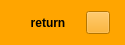
<?xml version="1.0" encoding="UTF-8"?>
<ui version="4.0">
 <class>glitch_object_function_return_arduino</class>
 <widget class="QWidget" name="glitch_object_function_return_arduino">
  <property name="geometry">
   <rect>
    <x>0</x>
    <y>0</y>
    <width>125</width>
    <height>45</height>
   </rect>
  </property>
  <property name="windowTitle">
   <string>Form</string>
  </property>
  <property name="styleSheet">
   <string notr="true">QWidget {background-color: orange;}
</string>
  </property>
  <layout class="QHBoxLayout" name="horizontalLayout">
   <property name="spacing">
    <number>5</number>
   </property>
   <property name="leftMargin">
    <number>15</number>
   </property>
   <property name="topMargin">
    <number>0</number>
   </property>
   <property name="rightMargin">
    <number>15</number>
   </property>
   <property name="bottomMargin">
    <number>0</number>
   </property>
   <item>
    <widget class="QLabel" name="label">
     <property name="font">
      <font>
       <weight>75</weight>
       <bold>true</bold>
      </font>
     </property>
     <property name="text">
      <string notr="true">return</string>
     </property>
     <property name="textFormat">
      <enum>Qt::PlainText</enum>
     </property>
     <property name="alignment">
      <set>Qt::AlignCenter</set>
     </property>
    </widget>
   </item>
   <item>
    <widget class="QToolButton" name="context_menu">
     <property name="text">
      <string/>
     </property>
     <property name="icon">
      <iconset resource="../../Icons/icons.qrc">
       <normaloff>:/context-menu.png</normaloff>:/context-menu.png</iconset>
     </property>
    </widget>
   </item>
  </layout>
 </widget>
 <resources>
  <include location="../../Icons/icons.qrc"/>
 </resources>
 <connections/>
</ui>
